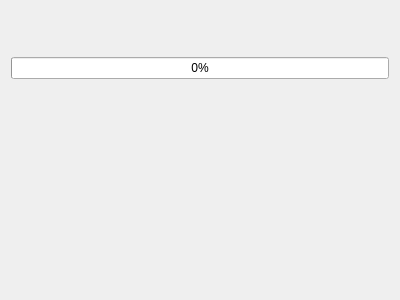
<?xml version="1.0" encoding="UTF-8"?>
<ui version="4.0">
 <class>Hemera::Internal::GenericProgressWidget</class>
 <widget class="QWidget" name="Hemera::Internal::GenericProgressWidget">
  <property name="geometry">
   <rect>
    <x>0</x>
    <y>0</y>
    <width>400</width>
    <height>300</height>
   </rect>
  </property>
  <property name="windowTitle">
   <string>Form</string>
  </property>
  <layout class="QVBoxLayout" name="verticalLayout">
   <item>
    <spacer name="verticalSpacer_2">
     <property name="orientation">
      <enum>Qt::Vertical</enum>
     </property>
     <property name="sizeType">
      <enum>QSizePolicy::Maximum</enum>
     </property>
     <property name="sizeHint" stdset="0">
      <size>
       <width>20</width>
       <height>20</height>
      </size>
     </property>
    </spacer>
   </item>
   <item>
    <layout class="QHBoxLayout" name="horizontalLayout">
     <item>
      <spacer name="horizontalSpacer">
       <property name="orientation">
        <enum>Qt::Horizontal</enum>
       </property>
       <property name="sizeHint" stdset="0">
        <size>
         <width>40</width>
         <height>20</height>
        </size>
       </property>
      </spacer>
     </item>
     <item>
      <widget class="QLabel" name="detailsLabel">
       <property name="text">
        <string/>
       </property>
       <property name="wordWrap">
        <bool>true</bool>
       </property>
       <property name="textInteractionFlags">
        <set>Qt::NoTextInteraction</set>
       </property>
      </widget>
     </item>
     <item>
      <spacer name="horizontalSpacer_2">
       <property name="orientation">
        <enum>Qt::Horizontal</enum>
       </property>
       <property name="sizeHint" stdset="0">
        <size>
         <width>40</width>
         <height>20</height>
        </size>
       </property>
      </spacer>
     </item>
    </layout>
   </item>
   <item>
    <widget class="QProgressBar" name="progressBar">
     <property name="value">
      <number>0</number>
     </property>
    </widget>
   </item>
   <item>
    <widget class="QLabel" name="errorLabel">
     <property name="text">
      <string/>
     </property>
     <property name="wordWrap">
      <bool>true</bool>
     </property>
     <property name="openExternalLinks">
      <bool>true</bool>
     </property>
     <property name="textInteractionFlags">
      <set>Qt::LinksAccessibleByMouse|Qt::TextSelectableByMouse</set>
     </property>
    </widget>
   </item>
   <item>
    <spacer name="verticalSpacer">
     <property name="orientation">
      <enum>Qt::Vertical</enum>
     </property>
     <property name="sizeHint" stdset="0">
      <size>
       <width>20</width>
       <height>40</height>
      </size>
     </property>
    </spacer>
   </item>
  </layout>
 </widget>
 <resources/>
 <connections/>
</ui>
